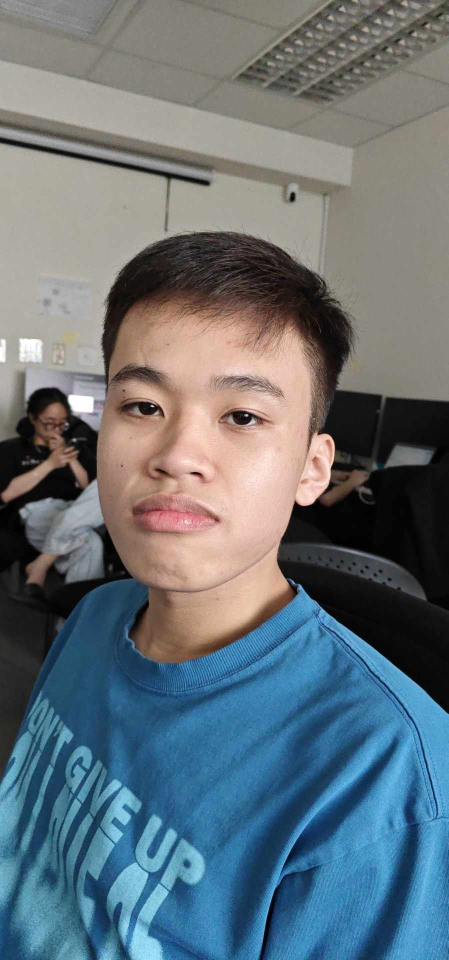
#> input picture face_database/3_Manh.Tuan.jpg, 897 x 1920 px (shown at 1/2 size)
$ python -i image_preprocess.py   (imports and definitions only)
#> lines starting #> are read from the running program, lines starting #| are printed output that depends on the picture
#> further down, picture is the input picture: shape (1920, 897, 3); mean B, G, R 120.7, 113.7, 101.8
import cv2
import numpy as np

# [4 lines of commented-out code are left out]

def normalize_face(img, target_size=(112, 112)):
    """
    Chuẩn hóa khuôn mặt với độ ổn định cao trong các điều kiện ánh sáng khác nhau

    Args:
        img: Ảnh khuôn mặt đầu vào (BGR)
        target_size: Kích thước đầu ra (mặc định: 112x112 cho MobileFaceNet)

    Returns:
        Ảnh khuôn mặt đã được chuẩn hóa
    """
#> called with target_size = (112, 112)
    # Resize về kích thước chuẩn
    img_resized = cv2.resize(img, target_size)
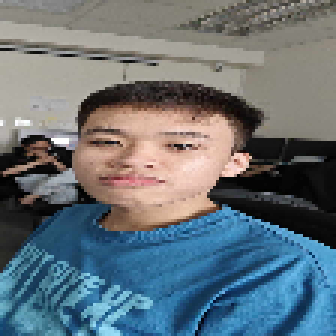
#> img_resized: shape (112, 112, 3) (shown 3 times larger); mean B, G, R 120.5, 113.4, 101.6

    # Chuyển đổi sang không gian màu LAB để tách riêng kênh độ sáng
    lab = cv2.cvtColor(img_resized, cv2.COLOR_BGR2LAB)
#> lab: shape (112, 112, 3); mean of channels 0, 1, 2 119.3, 127.9, 123.3
    l, a, b = cv2.split(lab)
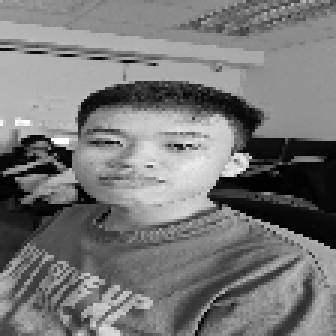
#> l: shape (112, 112) (shown 3 times larger); min 0, max 255, mean 119.3
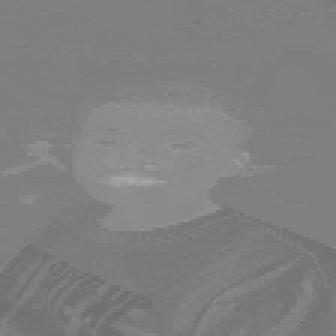
#> a: shape (112, 112) (shown 3 times larger); min 109, max 167, mean 127.9
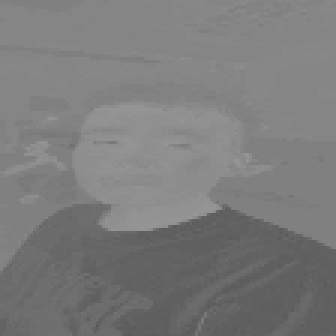
#> b: shape (112, 112) (shown 3 times larger); min 90, max 150, mean 123.3

    # Áp dụng CLAHE cho kênh độ sáng (L)
    clahe = cv2.createCLAHE(clipLimit=2.0, tileGridSize=(8, 8))
    cl = clahe.apply(l)
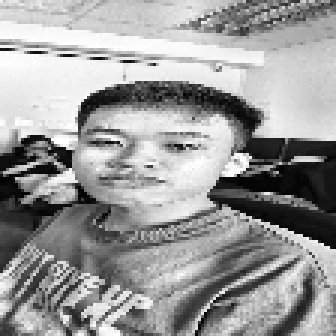
#> cl: shape (112, 112) (shown 3 times larger); min 2, max 255, mean 154.1

    # Kết hợp lại các kênh
    enhanced_lab = cv2.merge((cl, a, b))
#> enhanced_lab: shape (112, 112, 3); mean of channels 0, 1, 2 154.1, 127.9, 123.3

    # Chuyển trở lại BGR
    enhanced_bgr = cv2.cvtColor(enhanced_lab, cv2.COLOR_LAB2BGR)
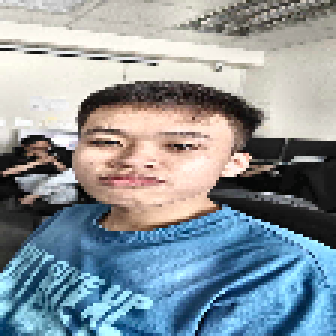
#> enhanced_bgr: shape (112, 112, 3) (shown 3 times larger); mean B, G, R 156.7, 149.9, 138.8

    # Chuẩn hóa giá trị pixel về phạm vi [0, 1]
    img_normalized = enhanced_bgr.astype(np.float32) / 255.0

    # Chuẩn hóa theo giá trị trung bình và độ lệch chuẩn (tùy chọn)
    # Sử dụng giá trị tiêu chuẩn cho nhận dạng khuôn mặt
    mean = np.array([0.5, 0.5, 0.5])
    std = np.array([0.5, 0.5, 0.5])
    img_normalized = (img_normalized - mean) / std

    return img_normalized

>>> import cv2
>>> picture = cv2.imread('../face_database/3_Manh.Tuan.jpg')
>>> result = normalize_face(picture)

$ run again, on face_database/1_Nhi.png
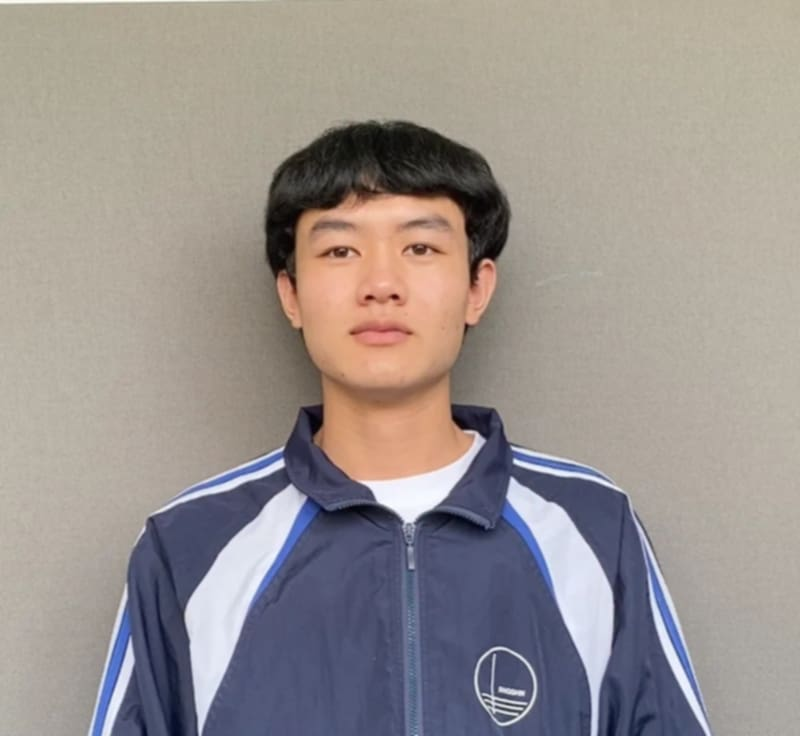
#> input picture face_database/1_Nhi.png, 800 x 736 px
#> picture is the input picture: shape (736, 800, 3); mean B, G, R 143.5, 146.8, 154.3
#> lab: shape (112, 112, 3); mean of channels 0, 1, 2 155.4, 130.9, 130.5
#> in normalize_face, `l, a, b = cv2.split(lab)`:
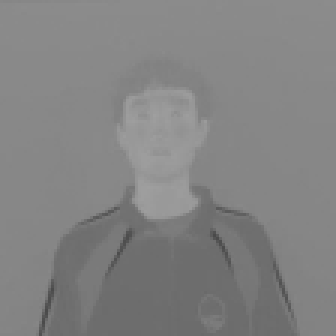
#> b: shape (112, 112) (shown 3 times larger); min 74, max 159, mean 130.5
#> enhanced_lab: shape (112, 112, 3); mean of channels 0, 1, 2 203.1, 130.9, 130.5
#> in normalize_face, `enhanced_bgr = cv2.cvtColor(enhanced_lab, cv2.COLOR_LAB2BGR)`:
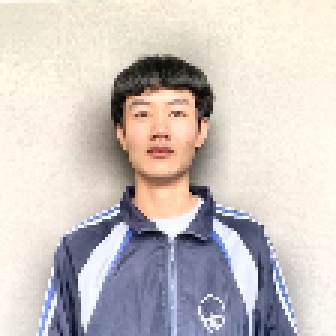
#> enhanced_bgr: shape (112, 112, 3) (shown 3 times larger); mean B, G, R 193.9, 197.7, 205.2

$ run again, on face_database/2_Trung.png
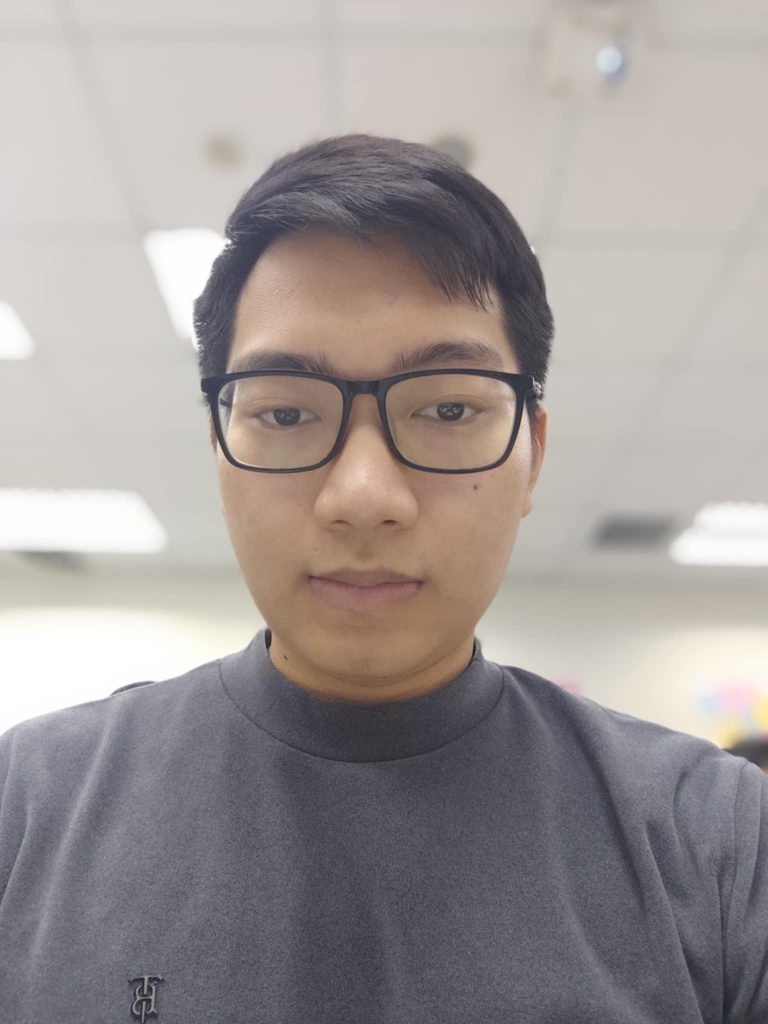
#> input picture face_database/2_Trung.png, 1536 x 2048 px (shown at 1/2 size)
#> picture is the input picture: shape (2048, 1536, 3); mean B, G, R 151.7, 152.8, 160.2
#> lab: shape (112, 112, 3); mean of channels 0, 1, 2 160.9, 130.7, 129.5
#> in normalize_face, `l, a, b = cv2.split(lab)`:
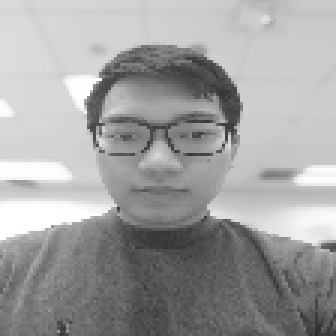
#> l: shape (112, 112) (shown 3 times larger); min 44, max 255, mean 160.9
#> enhanced_lab: shape (112, 112, 3); mean of channels 0, 1, 2 192.8, 130.7, 129.5
#> in normalize_face, `img_normalized = (img_normalized - mean) / std`:
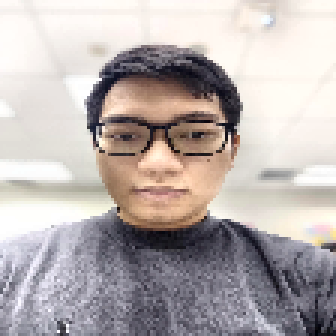
#> img_normalized: shape (112, 112, 3) float64 (shown 3 times larger); mean B, G, R 0.454, 0.464, 0.52; drawn with min black and max white

$ run again, on face_database/4_Cao.Minh.png
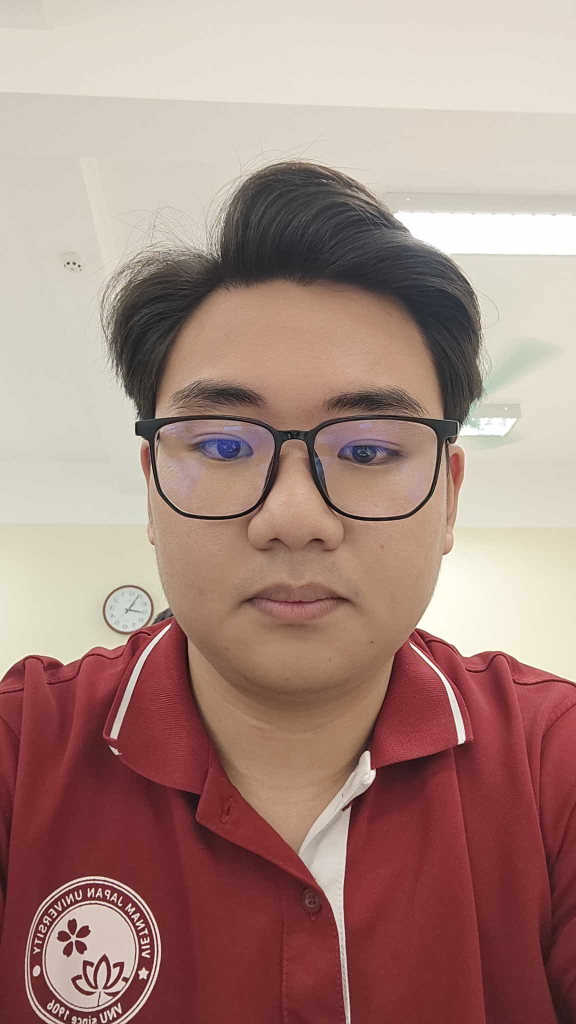
#> input picture face_database/4_Cao.Minh.png, 1152 x 2048 px (shown at 1/2 size)
#> picture is the input picture: shape (2048, 1152, 3); mean B, G, R 128.3, 136.8, 168.6
#> lab: shape (112, 112, 3); mean of channels 0, 1, 2 151.1, 139.9, 138.5
#> in normalize_face, `cl = clahe.apply(l)`:
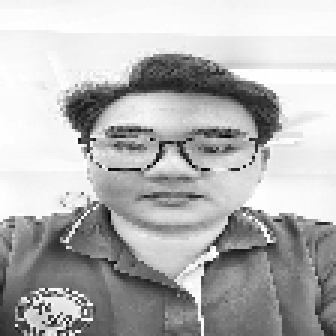
#> cl: shape (112, 112) (shown 3 times larger); min 8, max 255, mean 180.5
#> enhanced_lab: shape (112, 112, 3); mean of channels 0, 1, 2 180.5, 139.9, 138.5
#> in normalize_face, `enhanced_bgr = cv2.cvtColor(enhanced_lab, cv2.COLOR_LAB2BGR)`:
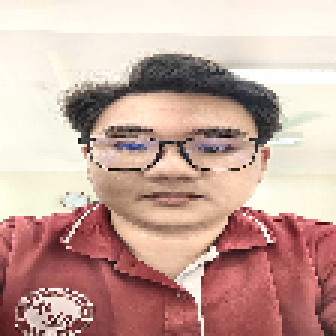
#> enhanced_bgr: shape (112, 112, 3) (shown 3 times larger); mean B, G, R 157.9, 167.4, 200.6
